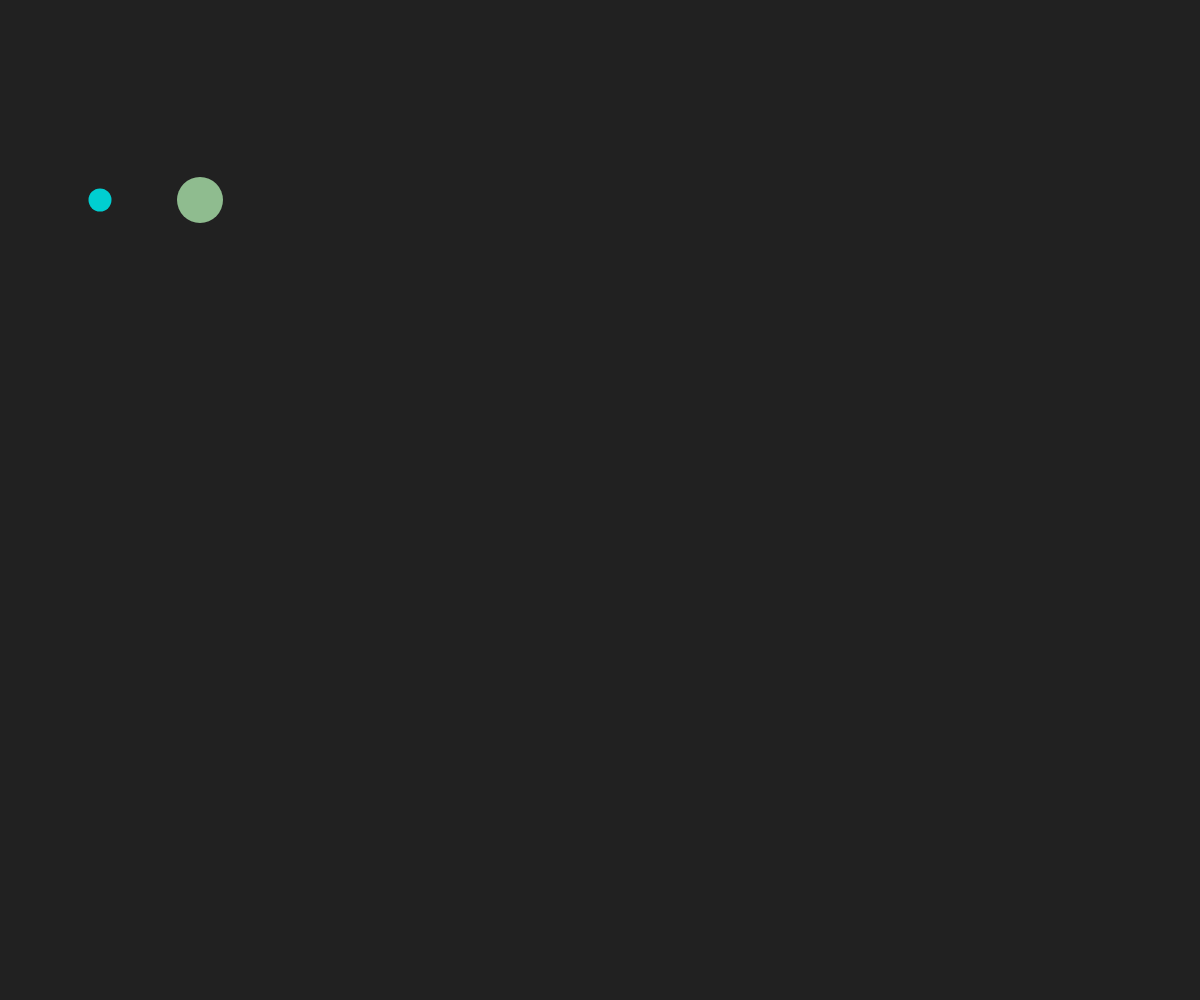
Frame 1 (no input)
Frame 60 (no input): identical to frame 1, image omitted
Frame 120 (the mouse pressed at the canvas centre since frame 60): identical to frame 1, image omitted

The p5.js sketch that drew this single still picture (run headless with seeded random() and noise() and a simulated clock; from frame 60 on, the mouse is pressed at the canvas centre):

// p5.js sketch
// ── sketch.js
////////////////////////////
// 6.1 what is an array ? //
////////////////////////////


// --- INIT

var nums = [100, 25, 46, 72];
var num = 23;
var myColors = ['#8fbc8f', '#bdb76b', '#e9967a', '#00ced1'];

// --- SETUP

function setup() {
	createCanvas(windowWidth, windowHeight);
}

// --- RUN

function draw() {
    background(33);
    noStroke();
    fill(myColors[3]);
    ellipse(100, 200, num, num);
    fill(myColors[0]);
    ellipse(200, 200, nums[2], nums[2]);
}

// --- FUNKs


// --- END
